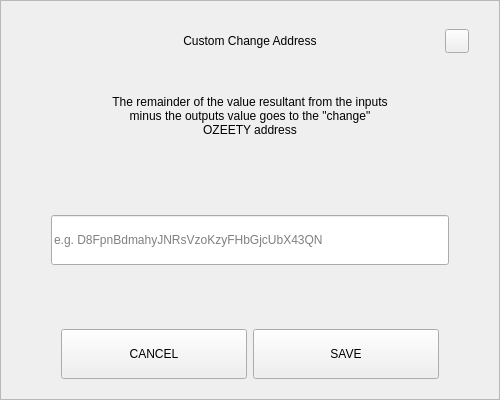
<?xml version="1.0" encoding="UTF-8"?>
<ui version="4.0">
 <class>SendChangeAddressDialog</class>
 <widget class="QDialog" name="SendChangeAddressDialog">
  <property name="geometry">
   <rect>
    <x>0</x>
    <y>0</y>
    <width>500</width>
    <height>400</height>
   </rect>
  </property>
  <property name="windowTitle">
   <string>Dialog</string>
  </property>
  <layout class="QVBoxLayout" name="verticalLayout">
   <property name="spacing">
    <number>0</number>
   </property>
   <property name="leftMargin">
    <number>0</number>
   </property>
   <property name="topMargin">
    <number>0</number>
   </property>
   <property name="rightMargin">
    <number>0</number>
   </property>
   <property name="bottomMargin">
    <number>0</number>
   </property>
   <item>
    <widget class="QFrame" name="frame">
     <property name="styleSheet">
      <string notr="true"/>
     </property>
     <property name="frameShape">
      <enum>QFrame::StyledPanel</enum>
     </property>
     <property name="frameShadow">
      <enum>QFrame::Raised</enum>
     </property>
     <layout class="QVBoxLayout" name="verticalLayout_2" stretch="0,0,0,0,0,0,0">
      <property name="spacing">
       <number>0</number>
      </property>
      <property name="leftMargin">
       <number>30</number>
      </property>
      <property name="topMargin">
       <number>20</number>
      </property>
      <property name="rightMargin">
       <number>30</number>
      </property>
      <property name="bottomMargin">
       <number>20</number>
      </property>
      <item>
       <layout class="QHBoxLayout" name="horizontalLayout_3">
        <property name="spacing">
         <number>0</number>
        </property>
        <item>
         <spacer name="horizontalSpacer_2">
          <property name="orientation">
           <enum>Qt::Horizontal</enum>
          </property>
          <property name="sizeHint" stdset="0">
           <size>
            <width>40</width>
            <height>20</height>
           </size>
          </property>
         </spacer>
        </item>
        <item>
         <widget class="QLabel" name="labelTitle">
          <property name="minimumSize">
           <size>
            <width>0</width>
            <height>40</height>
           </size>
          </property>
          <property name="maximumSize">
           <size>
            <width>16777215</width>
            <height>40</height>
           </size>
          </property>
          <property name="styleSheet">
           <string notr="true">padding-left:24px;</string>
          </property>
          <property name="text">
           <string>Custom Change Address</string>
          </property>
          <property name="alignment">
           <set>Qt::AlignCenter</set>
          </property>
          <property name="margin">
           <number>7</number>
          </property>
         </widget>
        </item>
        <item>
         <spacer name="horizontalSpacer">
          <property name="orientation">
           <enum>Qt::Horizontal</enum>
          </property>
          <property name="sizeHint" stdset="0">
           <size>
            <width>40</width>
            <height>20</height>
           </size>
          </property>
         </spacer>
        </item>
        <item>
         <widget class="QPushButton" name="btnEsc">
          <property name="minimumSize">
           <size>
            <width>24</width>
            <height>24</height>
           </size>
          </property>
          <property name="maximumSize">
           <size>
            <width>24</width>
            <height>24</height>
           </size>
          </property>
          <property name="focusPolicy">
           <enum>Qt::NoFocus</enum>
          </property>
          <property name="text">
           <string/>
          </property>
         </widget>
        </item>
       </layout>
      </item>
      <item>
       <spacer name="verticalSpacer_2">
        <property name="orientation">
         <enum>Qt::Vertical</enum>
        </property>
        <property name="sizeType">
         <enum>QSizePolicy::Fixed</enum>
        </property>
        <property name="sizeHint" stdset="0">
         <size>
          <width>20</width>
          <height>20</height>
         </size>
        </property>
       </spacer>
      </item>
      <item alignment="Qt::AlignHCenter">
       <widget class="QLabel" name="labelMessage">
        <property name="minimumSize">
         <size>
          <width>0</width>
          <height>70</height>
         </size>
        </property>
        <property name="text">
         <string>The remainder of the value resultant from the inputs minus the outputs value goes to the &quot;change&quot; OZEETY address</string>
        </property>
        <property name="alignment">
         <set>Qt::AlignCenter</set>
        </property>
        <property name="wordWrap">
         <bool>true</bool>
        </property>
       </widget>
      </item>
      <item>
       <spacer name="verticalSpacer_3">
        <property name="orientation">
         <enum>Qt::Vertical</enum>
        </property>
        <property name="sizeHint" stdset="0">
         <size>
          <width>20</width>
          <height>40</height>
         </size>
        </property>
       </spacer>
      </item>
      <item>
       <layout class="QHBoxLayout" name="horizontalLayout_2">
        <property name="spacing">
         <number>0</number>
        </property>
        <property name="leftMargin">
         <number>20</number>
        </property>
        <property name="rightMargin">
         <number>20</number>
        </property>
        <item>
         <widget class="QLineEdit" name="lineEditAddress">
          <property name="minimumSize">
           <size>
            <width>0</width>
            <height>50</height>
           </size>
          </property>
          <property name="placeholderText">
           <string notr="true">e.g. D8FpnBdmahyJNRsVzoKzyFHbGjcUbX43QN</string>
          </property>
         </widget>
        </item>
       </layout>
      </item>
      <item>
       <spacer name="verticalSpacer">
        <property name="orientation">
         <enum>Qt::Vertical</enum>
        </property>
        <property name="sizeHint" stdset="0">
         <size>
          <width>20</width>
          <height>40</height>
         </size>
        </property>
       </spacer>
      </item>
      <item>
       <layout class="QHBoxLayout" name="horizontalLayout" stretch="2,2">
        <property name="spacing">
         <number>6</number>
        </property>
        <property name="leftMargin">
         <number>30</number>
        </property>
        <property name="rightMargin">
         <number>30</number>
        </property>
        <item>
         <widget class="QPushButton" name="btnCancel">
          <property name="minimumSize">
           <size>
            <width>180</width>
            <height>50</height>
           </size>
          </property>
          <property name="focusPolicy">
           <enum>Qt::NoFocus</enum>
          </property>
          <property name="text">
           <string>CANCEL</string>
          </property>
         </widget>
        </item>
        <item>
         <widget class="QPushButton" name="btnSave">
          <property name="minimumSize">
           <size>
            <width>180</width>
            <height>50</height>
           </size>
          </property>
          <property name="focusPolicy">
           <enum>Qt::NoFocus</enum>
          </property>
          <property name="text">
           <string>SAVE</string>
          </property>
         </widget>
        </item>
       </layout>
      </item>
     </layout>
    </widget>
   </item>
  </layout>
 </widget>
 <resources/>
 <connections/>
</ui>
